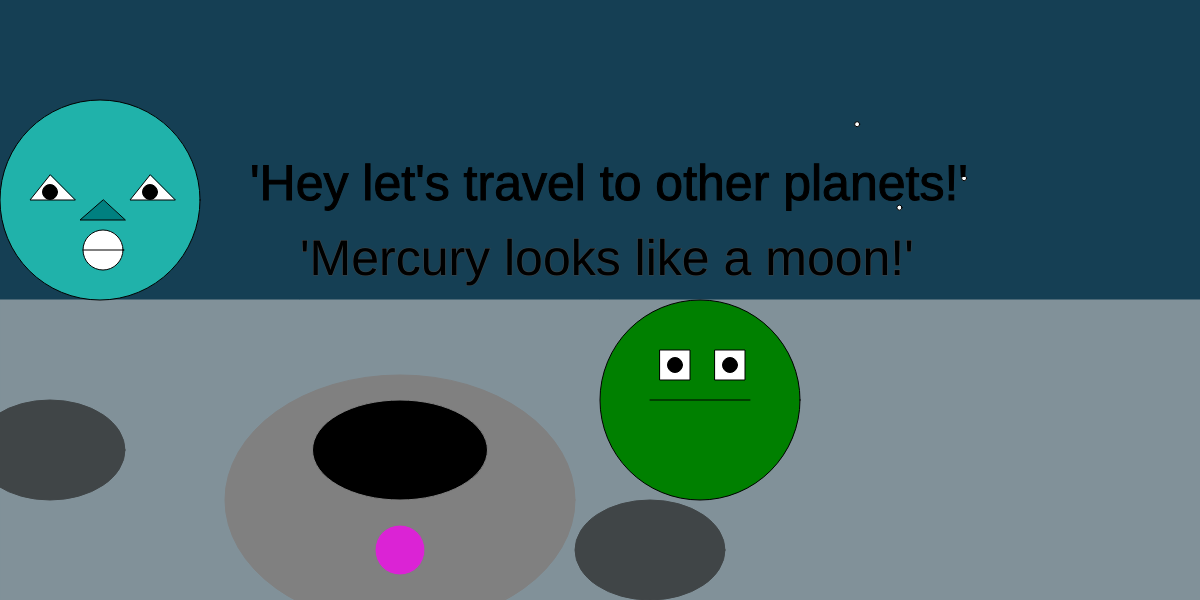
Frame 1 (no input)
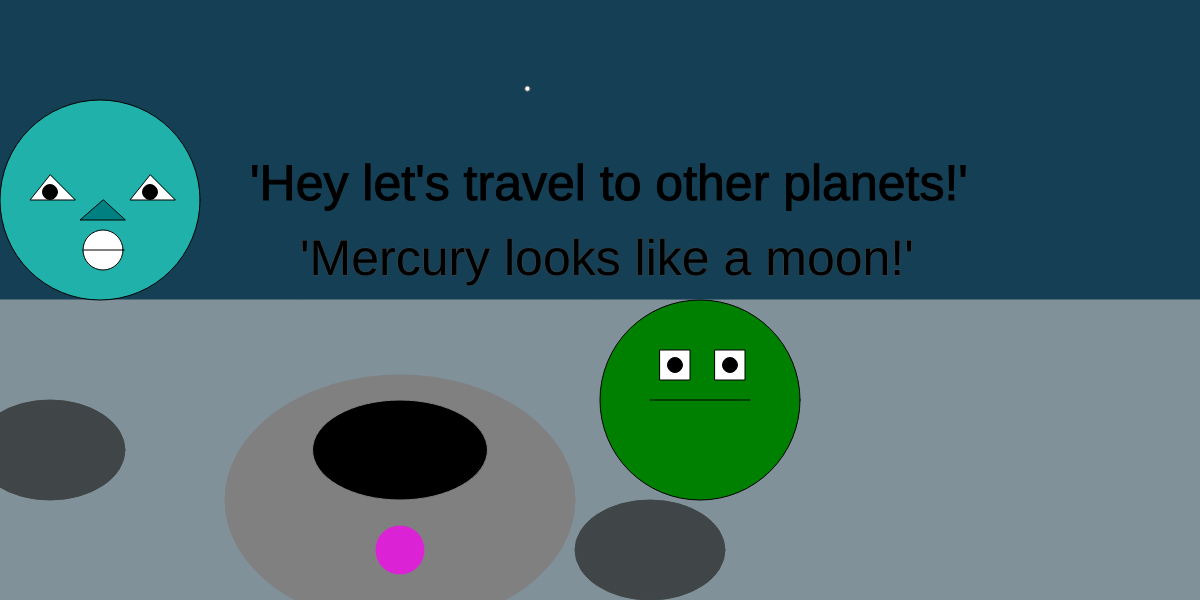
Frame 60 (no input)
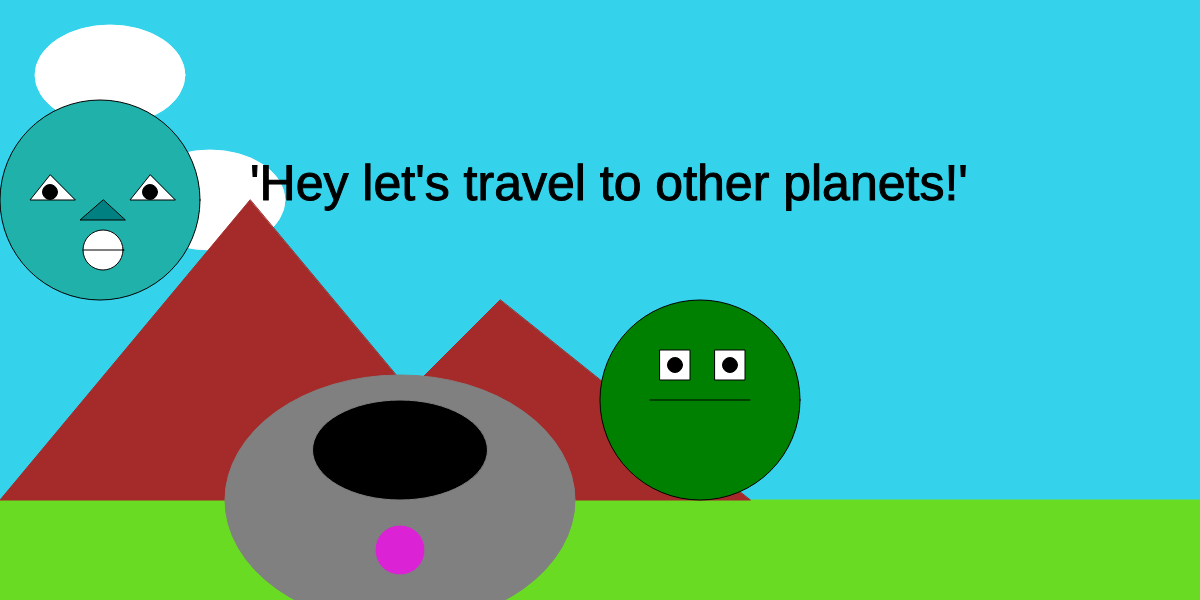
Frame 120 (the mouse pressed at the canvas centre since frame 60)

The p5.js sketch that drew these frames (run headless with seeded random() and noise() and a simulated clock; from frame 60 on, the mouse is pressed at the canvas centre):

// p5.js sketch
// ── sketch.js
var x = 100;
var y = 200;
var faceSize = 200;
var eyeSize = 50;
var greeting = "'Hey let's travel to other planets!'"

var scene = "mars"
var scene = "earth"
var scene = "mercury"
var cloud = 50
var cloud2 = 200

function setup() {
    createCanvas(windowWidth, 600);



}

function mousePressed() {
    if (scene == "mars") {
        scene = "mercury";
    } else if (scene == "mercury") {
        scene = "earth";
    } else if (scene == "earth") {
        scene = "mars";
    }
}



function draw() {



    if (scene == "earth") {
        background("#34d2eb");
        fill("white");
        stroke("noStroke");
        ellipse(cloud + 1, 75, 150, 100);
        cloud = cloud + 1;

        fill("white");
        stroke("noStroke");
        ellipse(cloud + 100, cloud2, 150, 100);

        //grass ground//
        fill("#6adb23");
        stroke("#6adb23");
        rect(0, 500, windowWidth, 100);

        //mountains//
        fill("brown");
        stroke("brown");
        triangle(250, 200, 0, 500, 500, 500);

        fill("brown");
        stroke("brown");
        triangle(500, 300, 300, 500, 750, 500);



    } else if (scene == "mars") {
        background("#e3a62b");

        //mars scene//
        fill("#b58421");
        stroke("#b58421");
        rect(0, 300, windowWidth, 300);
        
        fill("yellow");
        stroke("yellow");
        ellipse(mouseX,mouseY,200,200);

        //terrain//
        fill("#855e0f");
        stroke("#855e0f");
        ellipse(650, 550, 150, 100);

        fill("#855e0f");
        stroke("#855e0f");
        ellipse(50, 450, 150, 100);

        fill("black");
        textSize(50);
        text("'Cool Mars'", 300, 275);




    } else if (scene == "mercury") {
        background("#153f54");
        
        fill("white");
        ellipse(random(width),random(height),5,5);
        
        fill("white");
        ellipse(random(width),random(height),5,5);
        
        fill("white");
        ellipse(random(width),random(height),5,5);

        fill("#819199");
        stroke("#819199");
        rect(0, 300, windowWidth, 300);

        //terrain//
        fill("#404547");
        stroke("#404547");
        ellipse(650, 550, 150, 100);

        fill("#404547");
        stroke("#404547");
        ellipse(50, 450, 150, 100);

        fill("black");
        textSize(50);
        text("'Mercury looks like a moon!'", 300, 275);

    }




    if (cloud > windowWidth) {
        cloud = 50;
    }

    // Alien Dude 1
    fill(32, 178, 170); //alien dude skin color.
    stroke("black");
    ellipse(x, y, faceSize);
    fill("white");
    triangle(150, 175, 130, 200, 175, 200); // right eye.
    fill("white");
    triangle(50, 175, 30, 200, 75, 200); // left eye.
    fill(0, 128, 128);
    triangle(103, 200, 80, 220, 125, 220); // nose.
    fill("white");
    ellipse(103, 250, 40); // mouth.
    fill("black");
    line(83, 250, 124, 250, 200); // teeth line.
    fill("black");
    ellipse(150, 192, 15); // right eye pupil.
    fill("black");
    ellipse(50, 192, 15); // left eye pupil.

    // Greeting 
    fill("black");
    textSize(50);
    text(greeting, 250, y);

    // alien dude 2
    fill("green");
    ellipse(700, 400, faceSize);
    fill("white");
    rect(660, 350, 30, 30); // left eye.
    fill("black");
    ellipse(675, 365, 15); // left pupil.
    fill("white");
    rect(715, 350, 30, 30); // right eye.
    fill("black");
    ellipse(730, 365, 15); // right pupil.
    fill("black");
    line(650, 400, 750, 400); // mouth.

    //spaceship//
    fill("gray");
    stroke("gray");
    ellipse(400, 500, 350, 250);
    fill("black");
    ellipse(400, 450, 175, 100);
    //lights//
    fill("#db23d5");
    ellipse(400, 550, 50, 50);

}
// ── style.css
body{background: yellow}; 
